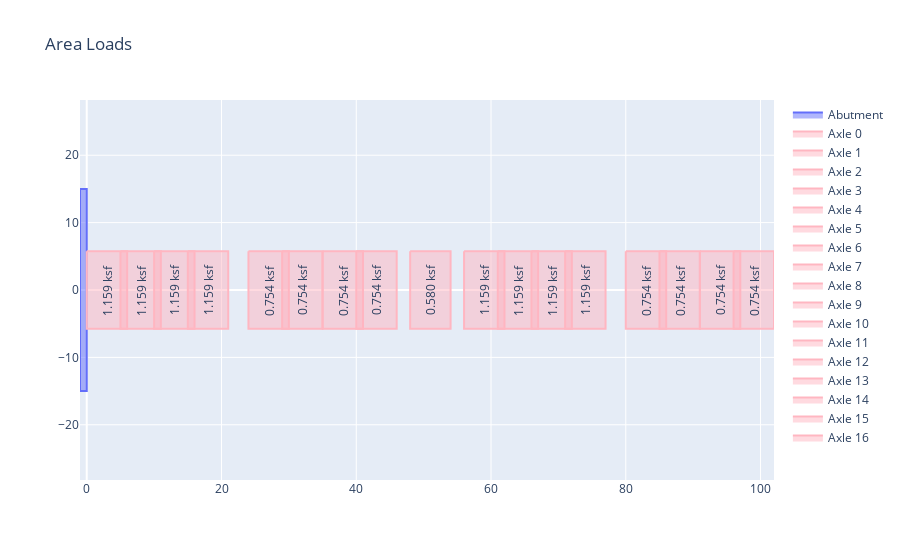
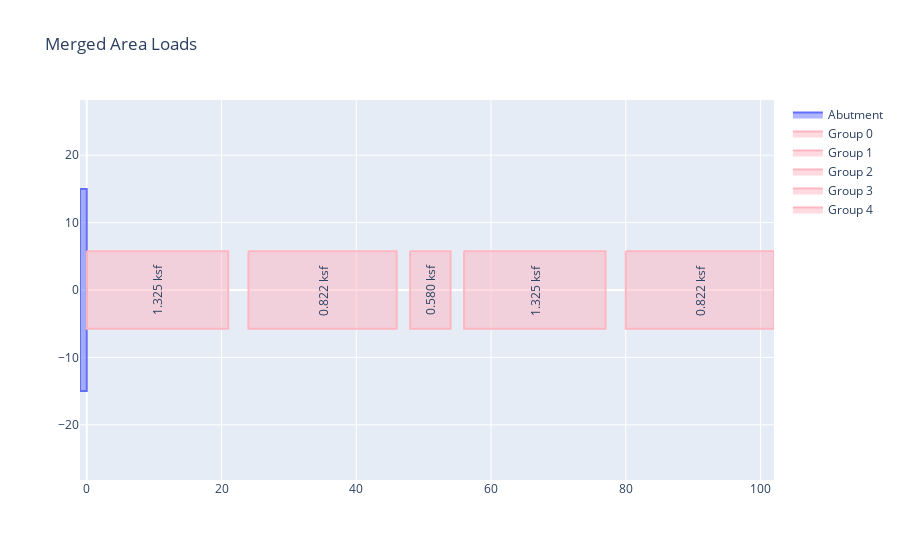

These figures' notebook cell, in order:
### Code cell
# Calculate distribution areas and pressures of live loading
area_loads = []

area_length = dist['length'] # ft, Distribution length
area_width = dist['width'] # ft, Distribution width

# Create dictionaries for each axle
for iaxle in range(LL['naxles']):
    loc = LL['distances'][iaxle] + LL['axle_offset']
    center = [loc, 0]
    
    x = [loc - area_length/2, loc + area_length/2, loc+area_length/2, loc-area_length/2, loc-area_length/2]
    y = [0+area_width/2, 0+area_width/2, 0-area_width/2, 0-area_width/2, 0+area_width/2]
    
    magnitude = LL['magnitudes'][iaxle] / (area_length * area_width)
    
    axle_dict = {'number': iaxle,
                'center': center,
                'x': x,
                'y': y,
                'magnitude': magnitude}
    area_loads.append(axle_dict)



# Plot these area loads:
def plot_area_load(fig, axle):
    # Plot a single axle rectangle
    x, y = axle['plotx'], axle['ploty']
    fig.add_trace(go.Scatter(x=x, y=y,
                             mode='lines',
                             name=axle["name"],
                             fill='toself',
                             line_color='lightpink'))
    x, y = axle['center'][0], axle['center'][1]
    mag = axle['magnitude']
    fig.add_annotation(x=x, y=y,
                       text=f'{mag:.3f} ksf',
                       showarrow=False,
                       textangle=-90,
                       yshift=0)
    # ax.text(axle['center'][0], axle['center'][1], 
    #        '{:.1f} ksf'.format(axle['magnitude']), 
    #         horizontalalignment='center',
    #         verticalalignment='center',
    #         fontsize=8,
    #        rotation=90)

def plot_area_loads(fig, area_loads):
    # Plot all axle rectangles
    for iarea in area_loads:
        plot_area_load(fig, iarea)


fig2 = go.Figure()
plot_abutment(fig2)
plot_area_loads(fig2, LL['area loads'])
fig2.update_layout(title=dict(text="Area Loads"))
fig2.update_yaxes(scaleanchor="x", scaleratio=1)
fig2.show()


fig3 = go.Figure()
plot_abutment(fig3)
plot_area_loads(fig3, LL['merged loads'])
fig3.update_layout(title=dict(text="Merged Area Loads"))
fig3.update_yaxes(scaleanchor="x", scaleratio=1)
fig3.show()

### Figure 1 — Plotly figure (JSON) as saved in the notebook; plotly's stock layout.template omitted (floating-point values rounded to 4 significant figures)
{"data": [{"fill": "toself", "mode": "lines", "name": "Abutment", "type": "scatter", "x": [-1, 0, 0, -1, -1], "y": [15, 15, -15, -15, 15]}, {"fill": "toself", "line": {"color": "lightpink"}, "mode": "lines", "name": "Axle 0", "type": "scatter", "x": [0, 6, 6, 0, 0], "y": [5.75, 5.75, -5.75, -5.75, 5.75]}, {"fill": "toself", "line": {"color": "lightpink"}, "mode": "lines", "name": "Axle 1", "type": "scatter", "x": [5, 11, 11, 5, 5], "y": [5.75, 5.75, -5.75, -5.75, 5.75]}, {"fill": "toself", "line": {"color": "lightpink"}, "mode": "lines", "name": "Axle 2", "type": "scatter", "x": [10, 16, 16, 10, 10], "y": [5.75, 5.75, -5.75, -5.75, 5.75]}, {"fill": "toself", "line": {"color": "lightpink"}, "mode": "lines", "name": "Axle 3", "type": "scatter", "x": [15, 21, 21, 15, 15], "y": [5.75, 5.75, -5.75, -5.75, 5.75]}, {"fill": "toself", "line": {"color": "lightpink"}, "mode": "lines", "name": "Axle 4", "type": "scatter", "x": [24, 30, 30, 24, 24], "y": [5.75, 5.75, -5.75, -5.75, 5.75]}, {"fill": "toself", "line": {"color": "lightpink"}, "mode": "lines", "name": "Axle 5", "type": "scatter", "x": [29, 35, 35, 29, 29], "y": [5.75, 5.75, -5.75, -5.75, 5.75]}, {"fill": "toself", "line": {"color": "lightpink"}, "mode": "lines", "name": "Axle 6", "type": "scatter", "x": [35, 41, 41, 35, 35], "y": [5.75, 5.75, -5.75, -5.75, 5.75]}, {"fill": "toself", "line": {"color": "lightpink"}, "mode": "lines", "name": "Axle 7", "type": "scatter", "x": [40, 46, 46, 40, 40], "y": [5.75, 5.75, -5.75, -5.75, 5.75]}, {"fill": "toself", "line": {"color": "lightpink"}, "mode": "lines", "name": "Axle 8", "type": "scatter", "x": [48, 54, 54, 48, 48], "y": [5.75, 5.75, -5.75, -5.75, 5.75]}, {"fill": "toself", "line": {"color": "lightpink"}, "mode": "lines", "name": "Axle 9", "type": "scatter", "x": [56, 62, 62, 56, 56], "y": [5.75, 5.75, -5.75, -5.75, 5.75]}, {"fill": "toself", "line": {"color": "lightpink"}, "mode": "lines", "name": "Axle 10", "type": "scatter", "x": [61, 67, 67, 61, 61], "y": [5.75, 5.75, -5.75, -5.75, 5.75]}, {"fill": "toself", "line": {"color": "lightpink"}, "mode": "lines", "name": "Axle 11", "type": "scatter", "x": [66, 72, 72, 66, 66], "y": [5.75, 5.75, -5.75, -5.75, 5.75]}, {"fill": "toself", "line": {"color": "lightpink"}, "mode": "lines", "name": "Axle 12", "type": "scatter", "x": [71, 77, 77, 71, 71], "y": [5.75, 5.75, -5.75, -5.75, 5.75]}, {"fill": "toself", "line": {"color": "lightpink"}, "mode": "lines", "name": "Axle 13", "type": "scatter", "x": [80, 86, 86, 80, 80], "y": [5.75, 5.75, -5.75, -5.75, 5.75]}, {"fill": "toself", "line": {"color": "lightpink"}, "mode": "lines", "name": "Axle 14", "type": "scatter", "x": [85, 91, 91, 85, 85], "y": [5.75, 5.75, -5.75, -5.75, 5.75]}, {"fill": "toself", "line": {"color": "lightpink"}, "mode": "lines", "name": "Axle 15", "type": "scatter", "x": [91, 97, 97, 91, 91], "y": [5.75, 5.75, -5.75, -5.75, 5.75]}, {"fill": "toself", "line": {"color": "lightpink"}, "mode": "lines", "name": "Axle 16", "type": "scatter", "x": [96, 102, 102, 96, 96], "y": [5.75, 5.75, -5.75, -5.75, 5.75]}], "layout": {"annotations": [{"showarrow": false, "text": "1.159 ksf", "textangle": -90, "x": 3, "y": 0, "yshift": 0}, {"showarrow": false, "text": "1.159 ksf", "textangle": -90, "x": 8, "y": 0, "yshift": 0}, {"showarrow": false, "text": "1.159 ksf", "textangle": -90, "x": 13, "y": 0, "yshift": 0}, {"showarrow": false, "text": "1.159 ksf", "textangle": -90, "x": 18, "y": 0, "yshift": 0}, {"showarrow": false, "text": "0.754 ksf", "textangle": -90, "x": 27, "y": 0, "yshift": 0}, {"showarrow": false, "text": "0.754 ksf", "textangle": -90, "x": 32, "y": 0, "yshift": 0}, {"showarrow": false, "text": "0.754 ksf", "textangle": -90, "x": 38, "y": 0, "yshift": 0}, {"showarrow": false, "text": "0.754 ksf", "textangle": -90, "x": 43, "y": 0, "yshift": 0}, {"showarrow": false, "text": "0.580 ksf", "textangle": -90, "x": 51, "y": 0, "yshift": 0}, {"showarrow": false, "text": "1.159 ksf", "textangle": -90, "x": 59, "y": 0, "yshift": 0}, {"showarrow": false, "text": "1.159 ksf", "textangle": -90, "x": 64, "y": 0, "yshift": 0}, {"showarrow": false, "text": "1.159 ksf", "textangle": -90, "x": 69, "y": 0, "yshift": 0}, {"showarrow": false, "text": "1.159 ksf", "textangle": -90, "x": 74, "y": 0, "yshift": 0}, {"showarrow": false, "text": "0.754 ksf", "textangle": -90, "x": 83, "y": 0, "yshift": 0}, {"showarrow": false, "text": "0.754 ksf", "textangle": -90, "x": 88, "y": 0, "yshift": 0}, {"showarrow": false, "text": "0.754 ksf", "textangle": -90, "x": 94, "y": 0, "yshift": 0}, {"showarrow": false, "text": "0.754 ksf", "textangle": -90, "x": 99, "y": 0, "yshift": 0}], "autosize": true, "title": {"text": "Area Loads"}, "xaxis": {"autorange": true, "domain": [0, 1], "range": [-87.93, 188.9], "type": "linear"}, "yaxis": {"autorange": true, "domain": [0, 1], "range": [-16.67, 16.67], "scaleanchor": "x", "scaleratio": 1, "type": "linear"}}}

### Figure 2 — Plotly figure (JSON) as saved in the notebook; plotly's stock layout.template omitted (floating-point values rounded to 4 significant figures)
{"data": [{"fill": "toself", "mode": "lines", "name": "Abutment", "type": "scatter", "x": [-1, 0, 0, -1, -1], "y": [15, 15, -15, -15, 15]}, {"fill": "toself", "line": {"color": "lightpink"}, "mode": "lines", "name": "Group 0", "type": "scatter", "x": [0, 21, 21, 0, 0], "y": [5.75, 5.75, -5.75, -5.75, 5.75]}, {"fill": "toself", "line": {"color": "lightpink"}, "mode": "lines", "name": "Group 1", "type": "scatter", "x": [24, 46, 46, 24, 24], "y": [5.75, 5.75, -5.75, -5.75, 5.75]}, {"fill": "toself", "line": {"color": "lightpink"}, "mode": "lines", "name": "Group 2", "type": "scatter", "x": [48, 54, 54, 48, 48], "y": [5.75, 5.75, -5.75, -5.75, 5.75]}, {"fill": "toself", "line": {"color": "lightpink"}, "mode": "lines", "name": "Group 3", "type": "scatter", "x": [56, 77, 77, 56, 56], "y": [5.75, 5.75, -5.75, -5.75, 5.75]}, {"fill": "toself", "line": {"color": "lightpink"}, "mode": "lines", "name": "Group 4", "type": "scatter", "x": [80, 102, 102, 80, 80], "y": [5.75, 5.75, -5.75, -5.75, 5.75]}], "layout": {"annotations": [{"showarrow": false, "text": "1.325 ksf", "textangle": -90, "x": 10.5, "y": 0, "yshift": 0}, {"showarrow": false, "text": "0.822 ksf", "textangle": -90, "x": 35, "y": 0, "yshift": 0}, {"showarrow": false, "text": "0.580 ksf", "textangle": -90, "x": 51, "y": 0, "yshift": 0}, {"showarrow": false, "text": "1.325 ksf", "textangle": -90, "x": 66.5, "y": 0, "yshift": 0}, {"showarrow": false, "text": "0.822 ksf", "textangle": -90, "x": 91, "y": 0, "yshift": 0}], "autosize": true, "title": {"text": "Merged Area Loads"}, "xaxis": {"autorange": true, "domain": [0, 1], "range": [-87.93, 188.9], "type": "linear"}, "yaxis": {"autorange": true, "domain": [0, 1], "range": [-16.67, 16.67], "scaleanchor": "x", "scaleratio": 1, "type": "linear"}}}
